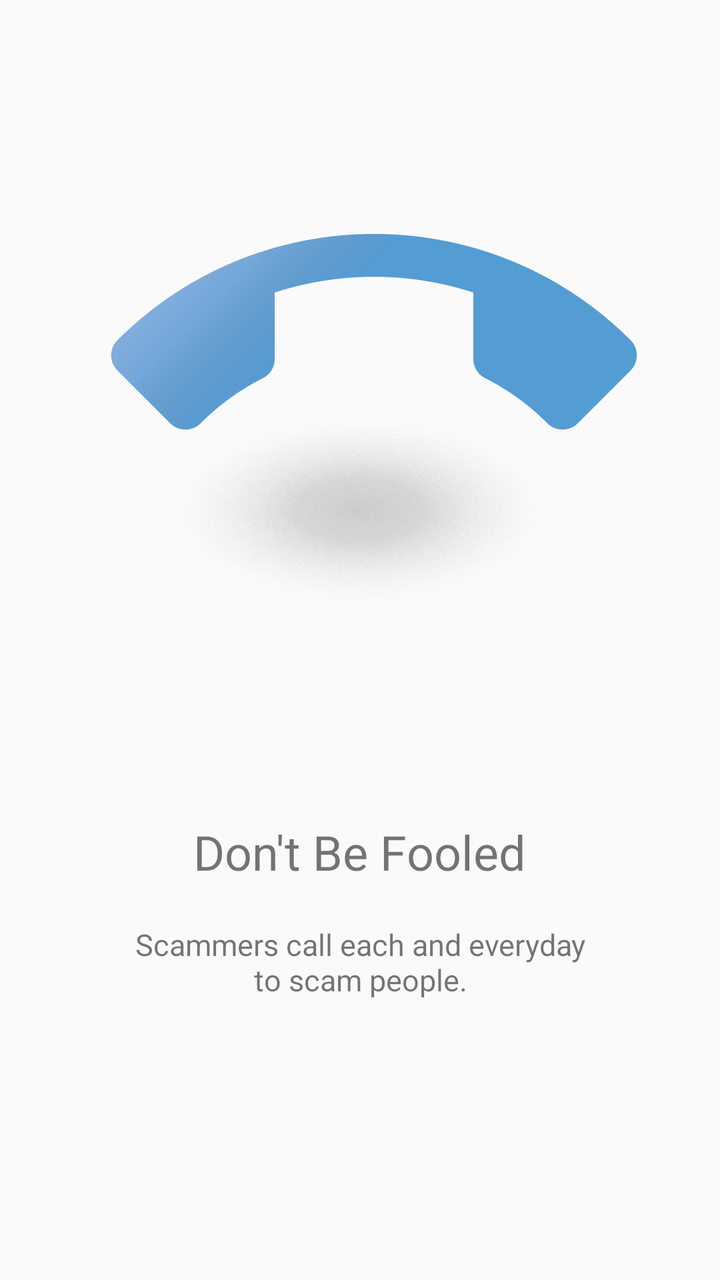
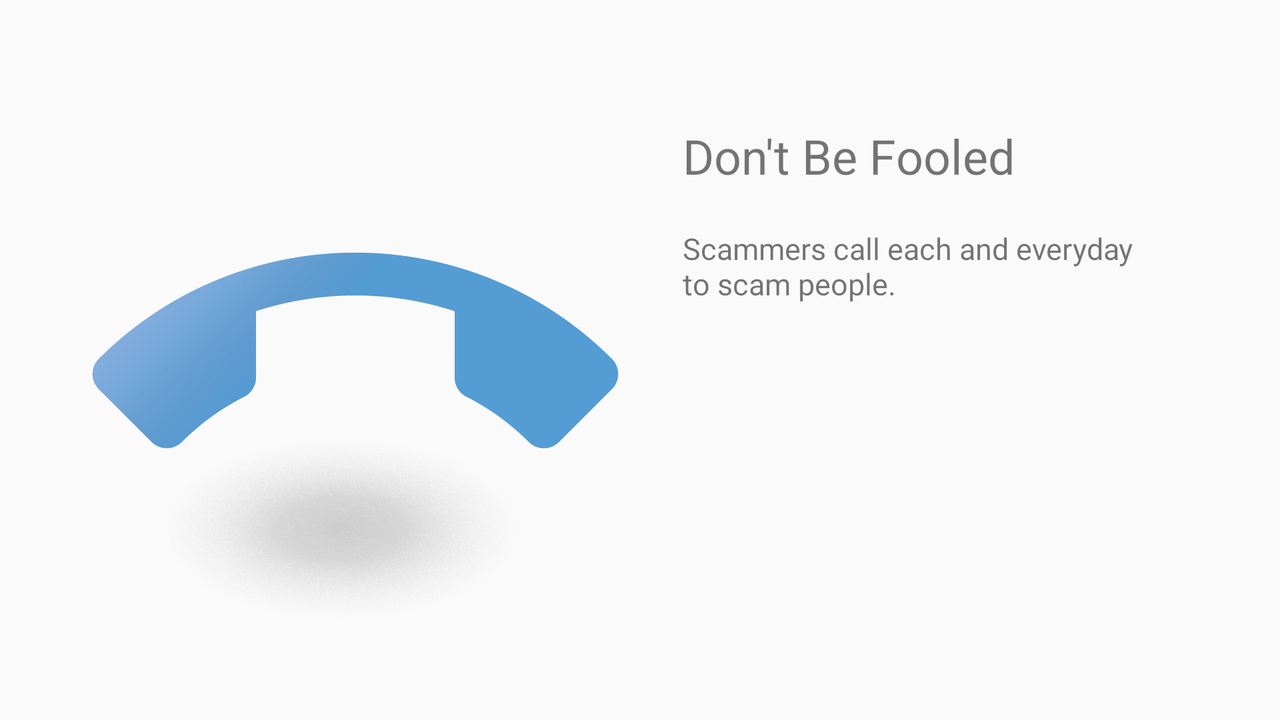

Two renders of one Android screen. The first uses the default layout on a phone; the second uses the alternative layout the repository ships for a different screen configuration, on a matching device. The two XML files are below.
<!-- AndroidManifest.xml: application theme AppTheme -->
<!-- res/layout/fragment_intro_first_page.xml -->
<FrameLayout xmlns:android="http://schemas.android.com/apk/res/android"
    android:layout_width="match_parent"
    android:layout_height="match_parent"
    android:fitsSystemWindows="true">

    <ImageView
        android:layout_width="match_parent"
        android:layout_height="wrap_content"
        android:src="@drawable/intro_phone_call" />

    <LinearLayout
        android:layout_width="wrap_content"
        android:layout_height="wrap_content"
        android:layout_gravity="bottom|center_horizontal"
        android:layout_marginBottom="140dp"
        android:orientation="vertical">

        <TextView
            android:layout_width="wrap_content"
            android:layout_height="wrap_content"
            android:layout_gravity="center_horizontal"
            android:text="Don't Be Fooled"
            android:textSize="24sp" />

        <TextView
            android:layout_width="wrap_content"
            android:layout_height="wrap_content"
            android:layout_gravity="center_horizontal"
            android:layout_marginTop="20dp"
            android:text="Scammers call each and everyday\nto scam people."
            android:textAlignment="center"
            android:textSize="15sp" />

    </LinearLayout>

</FrameLayout>
<!-- resources referenced by this layout -->
<resources>
  <!-- drawable intro_phone_call: png bitmap (drawable-nodpi, 200065 bytes) -->
  <!-- from res/values-v23/ -->
  <style name="AppTheme" parent="Theme.AppCompat.Light">
          <item name="android:statusBarColor">#0A000000</item>
          <item name="android:windowLightStatusBar">true</item>
          <item name="colorPrimary">@color/colorPrimary</item>
          <item name="colorPrimaryDark">@color/colorPrimaryDark</item>
          <item name="colorAccent">@color/colorAccent</item>
          <item name="drawerArrowStyle">@style/Widget.AppTheme.DrawerArrowToggle</item>
      </style>
  <color name="colorPrimary">#F9F9F9</color>
  <color name="colorPrimaryDark">#EAEAEA</color>
  <color name="colorAccent">#40C4FF</color>
  <style name="Widget.AppTheme.DrawerArrowToggle" parent="Widget.AppCompat.DrawerArrowToggle">
          <item name="color">?colorControlNormal</item>
      </style>
</resources>
<!-- res/layout-land/fragment_intro_first_page.xml (the repository's variant of the layout above) -->
<!-- drawn on the phone turned sideways -->
<RelativeLayout xmlns:android="http://schemas.android.com/apk/res/android"
    xmlns:app="http://schemas.android.com/apk/res-auto"
    android:layout_width="match_parent"
    android:layout_height="match_parent"
    android:fitsSystemWindows="true">

    <ImageView
        android:id="@+id/imageView"
        android:layout_width="wrap_content"
        android:layout_height="match_parent"
        android:cropToPadding="false"
        android:src="@drawable/intro_phone_call" />

    <Space
        android:layout_marginTop="28dp"
        android:id="@+id/space"
        android:layout_width="match_parent"
        android:layout_height="0dp"
        android:layout_centerVertical="true"
        android:layout_toEndOf="@+id/imageView"
        android:layout_toRightOf="@+id/imageView" />

    <LinearLayout
        android:id="@+id/linearLayout"
        android:layout_width="wrap_content"
        android:layout_height="wrap_content"
        android:layout_above="@+id/space"
        android:layout_toEndOf="@+id/imageView"
        android:layout_toRightOf="@+id/imageView"
        android:orientation="vertical">

        <TextView
            android:layout_width="wrap_content"
            android:layout_height="wrap_content"
            android:text="Don't Be Fooled"
            android:textSize="24sp" />

        <TextView
            android:layout_width="wrap_content"
            android:layout_height="wrap_content"
            android:layout_marginTop="20dp"
            android:text="Scammers call each and everyday\nto scam people."
            android:textSize="15sp" />

    </LinearLayout>

</RelativeLayout>
